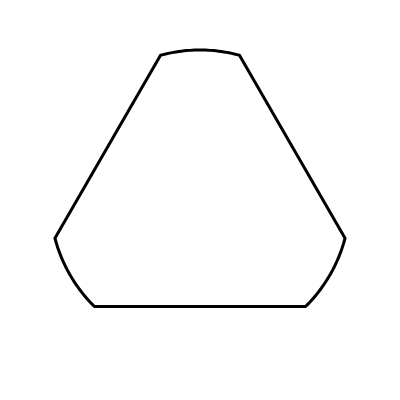
Frame 1 (no input)
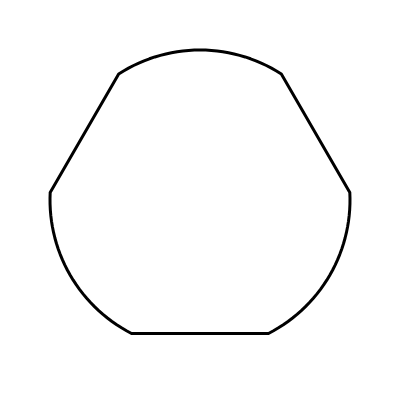
Frame 60 (no input)
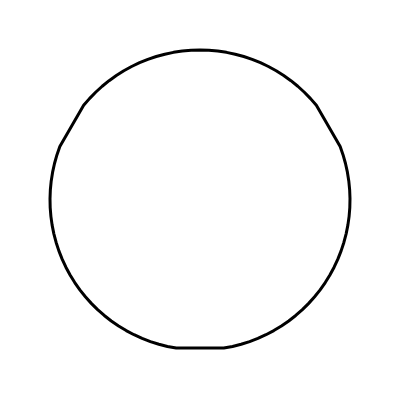
Frame 120 (the mouse pressed at the canvas centre since frame 60)

The p5.js sketch that drew these frames (run headless with seeded random() and noise() and a simulated clock; from frame 60 on, the mouse is pressed at the canvas centre):

// p5.js sketch
// ── sketch.js
var radius;
var cx, cy;
var trianglePoints = []; // the 3 vertices of the triangle
var third; 

//-----------------------------------------
function setup() {
  createCanvas(400, 400);
  radius = width / 2 * 0.75;
  cx = width / 2;
  cy = height / 2;
  third = TWO_PI / 3.0;

  for (var i = 0; i < 3; i++) { // triangle vertices
    var x = cx + radius * cos(i * third - HALF_PI);
    var y = cy + radius * sin(i * third - HALF_PI);
    trianglePoints[i] = {
      x, y
    };
  }
}

//-----------------------------------------
function draw() {
  background(255);
  noFill();
  stroke(0);
  strokeWeight(3);
  strokeJoin(ROUND);
  
  var amount = pow(0.5 + 0.5*sin(millis()/2000.0), 2.0);
  var nArcPoints = 30; 
  
  beginShape();
  for (var j = 0; j < 3; j++) {
    for (var i = 0; i <= nArcPoints; i++) {
      var angCenter = (j+0.5) * third;
      var angA = angCenter - amount * 0.5 * third;
      var angB = angCenter + amount * 0.5 * third;
      var t = map(i, 0, nArcPoints, angA, angB) + HALF_PI;
      var px = cx + radius * cos(t);
      var py = cy + radius * sin(t);
      vertex(px, py);
    }
  }
  endShape(CLOSE);
}
